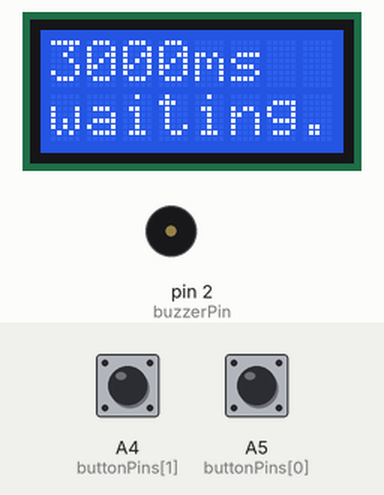
Recording of a sketch running on a simulated Arduino Uno, built with avr-gcc and run on an emulated ATmega328P. On the bench: 8×2 character LCD, buzzer (waves = sounding, pin HIGH). The inputs (shaded band) are chosen by the test bench; at power-on: A5 (buttonPins[0]) HIGH, A4 (buttonPins[1]) HIGH.

Above: at 1.2 s.
1.3 s: A5 (buttonPins[0]) pulled LOW for 3.2 s
At 3.5 s:
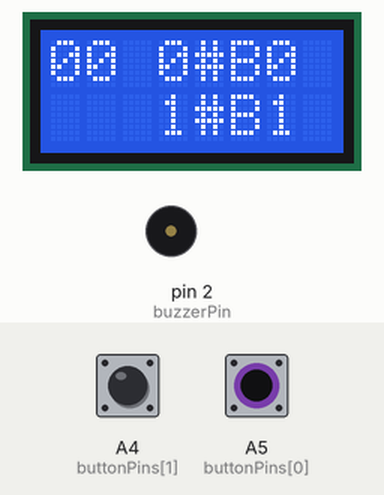
8.0 s: A4 (buttonPins[1]) pulled LOW for 3.2 s
At 9.9 s:
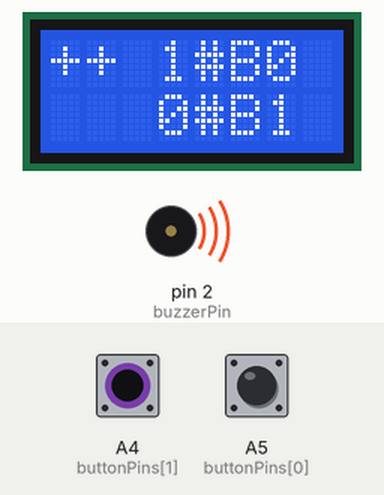
12.7 s: A4 (buttonPins[1]) pulled LOW for 0.95 s
At 13.8 s:
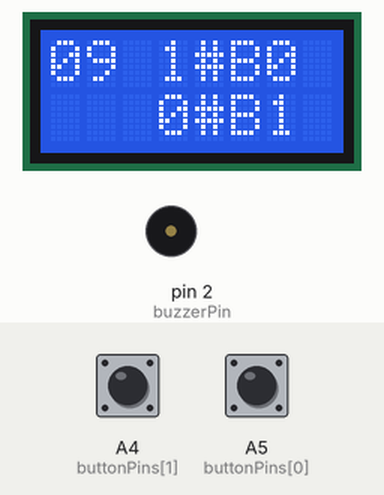
15.5 s: A5 (buttonPins[0]) pulled LOW for 0.95 s
At 16.9 s:
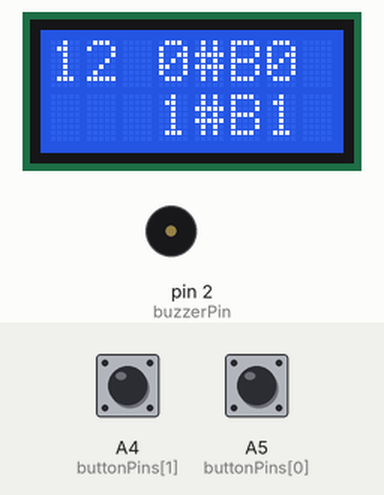
Timing chart, 0 to 18.5 s (numbered marks = the images above; inputs shaded):
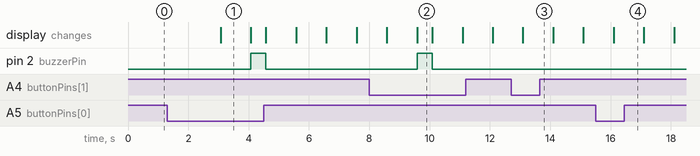

The sketch:

lcd_button_buzzer_test.ino
```cpp
#include <LiquidCrystal.h>
#define BUTTON_COUNT 2


boolean buttonIsUp  = HIGH;
boolean buttonWasUp = !buttonIsUp;


boolean ledEnabled  = false;

int buttonPins[BUTTON_COUNT] = {A5, A4};
String buttonLcdMsg[BUTTON_COUNT] = {"--", "++"};

int buzzerPin = 2;
int waitingTime = 3000, requestCount = 50;

//serial device LCD pin
const int rs = 11, en = 10, d4 = 9, d5 = 8, d6 = 7, d7 = 6;
// laboratiory device LCD pin
//const int rs = 6, en = 7, d4 = 8, d5 = 9, d6 = 10, d7 = 11;
LiquidCrystal lcd(rs, en, d4, d5, d6, d7);

void setup() {
  pinMode(buzzerPin, OUTPUT);
  pinMode(buttonPins[0], INPUT_PULLUP);
  pinMode(buttonPins[1], INPUT_PULLUP);
  lcd.begin(8, 2);
}

int buttonN;

void loop() {
  lcd.clear();
  lcd.setCursor(0,0);
  lcd.print(waitingTime);
  lcd.print("ms");
  lcd.setCursor(0,1);
  lcd.print("waiting...");
  delay(waitingTime);
  lcd.clear();

  for(int i = 0; i < requestCount ; buttonN = i % BUTTON_COUNT){
     lcd.setCursor(0,0);
     // print timer
     if (i < 10) {
      lcd.print(0);
     }
     lcd.print(i);

//Button 0
   lcd.print(" ");
//   lcd.print(analogRead(buttonPins[0]));
   lcd.print(digitalRead(buttonPins[0]));
   lcd.print("#B0  ");

//Button 1
     lcd.setCursor(3,1);
//     lcd.print(analogRead(buttonPins[1]));
     lcd.print(digitalRead(buttonPins[1]));
     lcd.print("#B1  ");
     delay(1000);

    // если кнопка не вверху(нажата)
      if (digitalRead(buttonPins[buttonN])==!buttonIsUp) {
        lcd.setCursor(0,0);
        lcd.print(buttonLcdMsg[buttonN]);
        digitalWrite(buzzerPin, HIGH);
        delay(500);
        digitalWrite(buzzerPin, LOW);
        lcd.setCursor(0,0);
        lcd.print("  ");
        //break;
    }
  i++;
 }
}
```

Measured:
- after the input at 1.3 s, pin 2 (buzzerPin): LOW → HIGH after 2.8 s, → LOW 0.50 s later
- after the input at 8.0 s, pin 2 (buzzerPin): LOW → HIGH after 1.6 s, → LOW 0.50 s later
- what the display in image 1 shows lasts 1.0 s, from 3.1 s to 4.1 s
- what the display in image 2 shows lasts 0.5 s, from 9.6 s to 10.1 s
